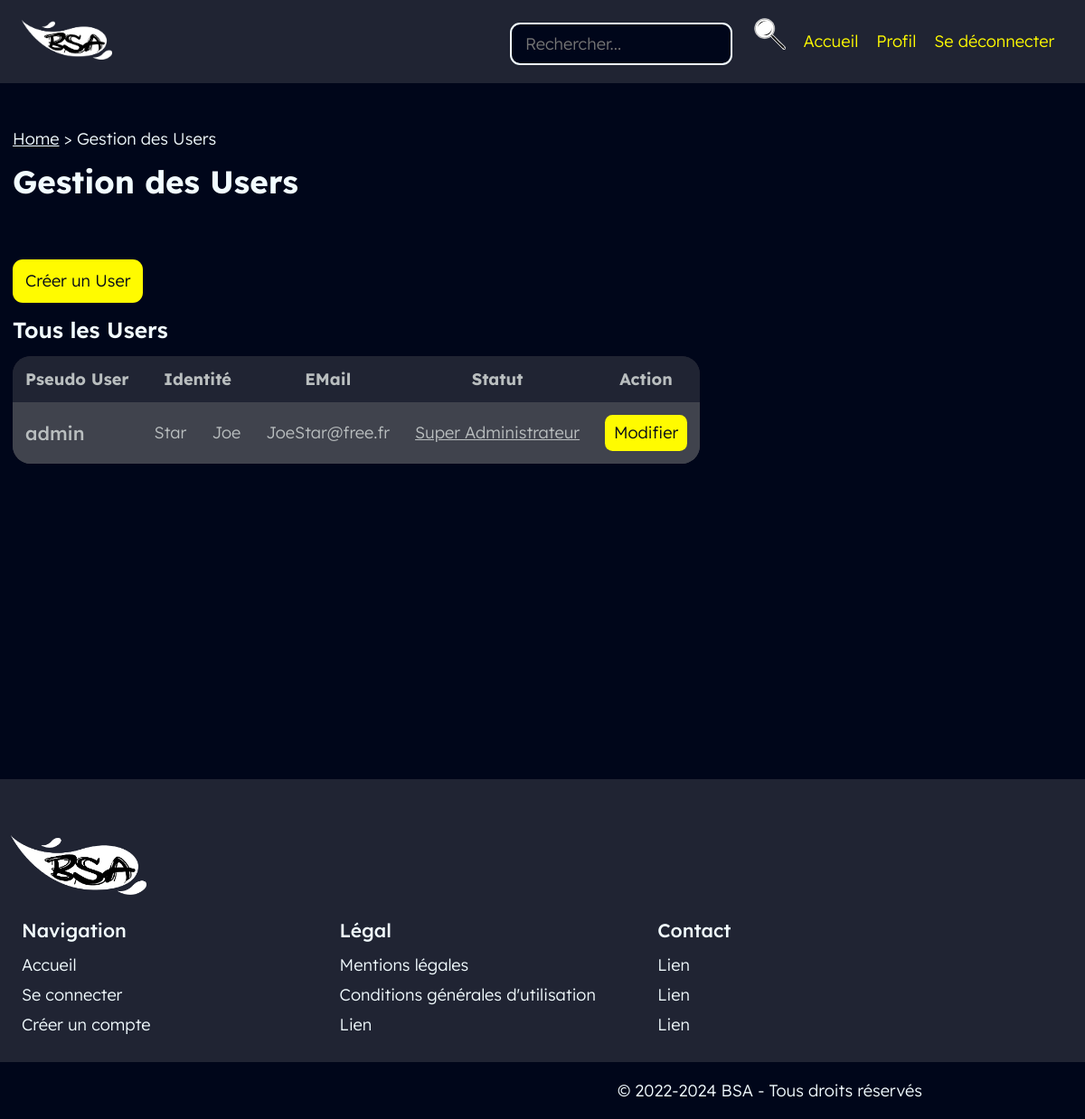
/BACK/user/user.php (signed in), run on the app's committed database.
### tables this page shows
create table user
(
   pseudoUser varchar(60) not null,	 
   passUser varchar(60) not null,	 
   nomUser varchar(60) null,		    
   prenomUser varchar(60) null,		 
   eMailUser varchar(70) not null,   
   idStat int(5) not null,   
   primary key (pseudoUser, passUser)
);

create table statut
(
   idStat int(5) not null auto_increment,    
   libStat varchar(25) not null,
   primary key (idStat)
);

### CLASS_CRUD/user.class.php (called while the page is built, shortened)
<?php
require_once __DIR__ . '../../connect/database.php';
class user{
	function get_AllUsers(){
		global $db;
		$db->beginTransaction();
		$query = 'SELECT * FROM user INNER JOIN statut ON user.idStat=statut.idStat;';
		$request = $db->query($query);
		$allUsers = $request->fetchAll();
		return($allUsers);
	}
}

### util/paths.php (called while the page is built, shortened)
<?php
function sitePath() {
    return realpath(__DIR__."/../");
}
function webSitePath($morePath="") {
    return preg_replace(
        '/\\\/',
        '/',
        str_replace(realpath($_SERVER["DOCUMENT_ROOT"]), '', sitePath())
    ).$morePath;
}
function webCrudPath($crud="") {
    return webSitePath('/BACK/'.$crud);
}
?>

### back/user/user.php (the view, shortened to what this page needs)
<?php
require_once __DIR__ . '/../../util/index.php';
require_once __DIR__ . '/../../class_crud/user.class.php';
$monUser = new user();
require_once __DIR__ . '/../../layouts/back/head.php';
?>
	<a class="btn btn-lg" href="./createUser.php" title="Créer un User">Créer un User</a>
	<h3>Tous les Users</h3>
	<table>
        <thead>
            <tr>
                <th>Pseudo User</th>
                <th colspan="2">Identité</th>
                <th>EMail</th>
                <th>Statut</th>
                <th class="sticky-right">Action</th>
            </tr>
        </thead>
        <tbody>
            <?php
                $all = $monUser->get_AllUsers();
                foreach($all as $row) {
            ?>
            <tr>
                <td><h4> <?= $row['pseudoUser']; ?> </h4></td>
                <td> <?= $row['nomUser']; ?> </td>
                <td> <?= $row['prenomUser']; ?> </td>
                <td> <?= $row['eMailUser']; ?> </td>
                <td><a href="<?=webCrudPath('statut/updateStatut.php?id='.$row['idStat'])?>"><?= $row['libStat']; ?></a></td>
                <td class="actions sticky-right">
                    <a class="btn btn-md" href="./updateUser.php?pseudoUser=<?=$row['pseudoUser']; ?>" title="Modifier le user">Modifier</a>
                </td>
            </tr>
            <?php }	?>
        </tbody>
    </table>
<?php require_once __DIR__ . '/../../layouts/back/foot.php'; ?>

### assets/css/var.css (style rules this page uses)
:root { font-size: 14px; --bg1: #00061A ; --bg2: #202433 ; --bg3: #40434D ; --p1: #F2FCFF ; --p2: #D5DDDF ; --p3:#B9BEBF ; --i:#FFFB00 ; --g1:#2F23D6 ; --g2:#4AC5E8 ; --g3:#D91D1D ; --g4:#EE7C0B ; --g5:#05C323 ; --g6:#EC03E5 ; --gFocus: #9da3f5; --h1: 400 6rem 'a Attack Graffiti', sans-serif; --h2: 700 2.5rem "Lexend Deca", sans-serif; --h3: 600 1.75rem "Lexend Deca", sans-serif; --h4: 500 1.5rem "Lexend Deca", sans-serif; --p: 300 1.3rem "Lexend Deca", sans-serif; --label: 200 1.125rem "Lexend Deca", sans-serif; --rounded-md: 0.6rem; --rounded-lg: 0.8rem; }

### assets/css/master.css (style rules this page uses)
body { background-color: var(--bg1); color: var(--p1); position: relative; width: 100%; }
* { box-sizing: border-box; margin: 0; padding: 0; background: var(--background); color: var(--color); outline: 0px solid transparent; }
.btn { --color: var(--bg1); --background: var(--i); text-decoration: none; font: var(--p); display: inline-block; text-align: center; cursor: pointer; border: none; transition: transform .2s, outline .2s; }
.btn.btn-lg { padding: 0.9rem 1rem; border-radius: var(--rounded-lg); }
.btn.btn-md { padding: 0.6rem 0.7rem; border-radius: var(--rounded-md); }
h1, h2, h3, h4 { margin-top: 1rem; margin-bottom: 1rem; }
h3, .font-h3 { font: var(--h3); }
h4, .font-h4 { font: var(--h4); }

### assets/css/admin.css (style rules this page uses)
table { display: block; position: relative; border-radius: 20px; padding: 0; overflow: hidden; border: none; font: var(--p); overflow-x: auto; overflow-y: auto; max-height: 80vh; max-width: 100%; }
table, th, td { border: hidden; border-collapse:collapse; }
table thead { position: sticky; top:0; border: none; padding: 1rem; color: var(--p3); background: var(--bg2); z-index: 10; }
table th { color: var(--p3); background: var(--bg2); }
table td { color: var(--p3); background: var(--bg3); }
table th, table td { height: auto; padding: 1rem 1rem; }
table .actions { display: flex; flex-flow: row nowrap; gap: 1rem; }
table .sticky-right { position: sticky; right: 0; }
table h4 { margin: 0; }
table tbody { border: none; padding: 1rem; color: var(--p1); background: var(--bg3); }

### data on the page
user: pseudoUser "admin", nomUser "Star", prenomUser "Joe", eMailUser "JoeStar@free.fr", idStat.libStat "Super Administrateur"

### other printed values
$navItemLabel "Home"
$navItemLabel "Gestion des Users"
$pageTitle "Gestion des Users"
